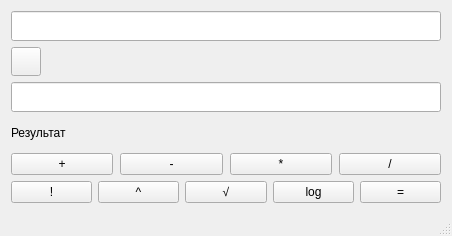
<?xml version="1.0" encoding="UTF-8"?>
<ui version="4.0">
 <class>MainWindow</class>
 <widget class="QMainWindow" name="MainWindow">
  <property name="geometry">
   <rect>
    <x>0</x>
    <y>0</y>
    <width>452</width>
    <height>236</height>
   </rect>
  </property>
  <property name="maximumSize">
   <size>
    <width>452</width>
    <height>236</height>
   </size>
  </property>
  <widget class="QWidget" name="centralWidget">
   <layout class="QVBoxLayout" name="verticalLayout">
    <item>
     <widget class="QLineEdit" name="lineEditNum1">
      <property name="maximumSize">
       <size>
        <width>16777215</width>
        <height>30</height>
       </size>
      </property>
     </widget>
    </item>
    <item>
     <widget class="QPushButton" name="operationButton">
      <property name="maximumSize">
       <size>
        <width>30</width>
        <height>30</height>
       </size>
      </property>
      <property name="iconSize">
       <size>
        <width>20</width>
        <height>20</height>
       </size>
      </property>
     </widget>
    </item>
    <item>
     <widget class="QLineEdit" name="lineEditNum2">
      <property name="maximumSize">
       <size>
        <width>16777215</width>
        <height>30</height>
       </size>
      </property>
     </widget>
    </item>
    <item>
     <widget class="QLabel" name="resultLabel">
      <property name="text">
       <string>Результат</string>
      </property>
     </widget>
    </item>
    <item>
     <layout class="QHBoxLayout" name="horizontalLayout" stretch="0,0,0,0">
      <property name="spacing">
       <number>7</number>
      </property>
      <property name="sizeConstraint">
       <enum>QLayout::SetMaximumSize</enum>
      </property>
      <property name="rightMargin">
       <number>0</number>
      </property>
      <item>
       <widget class="QPushButton" name="addButton">
        <property name="maximumSize">
         <size>
          <width>16777215</width>
          <height>16777215</height>
         </size>
        </property>
        <property name="text">
         <string>+</string>
        </property>
       </widget>
      </item>
      <item>
       <widget class="QPushButton" name="subtractButton">
        <property name="text">
         <string>-</string>
        </property>
       </widget>
      </item>
      <item>
       <widget class="QPushButton" name="multiplyButton">
        <property name="text">
         <string>*</string>
        </property>
       </widget>
      </item>
      <item>
       <widget class="QPushButton" name="divideButton">
        <property name="text">
         <string>/</string>
        </property>
       </widget>
      </item>
     </layout>
    </item>
    <item>
     <layout class="QHBoxLayout" name="horizontalLayout_2">
      <item>
       <widget class="QPushButton" name="factorialButton">
        <property name="text">
         <string>!</string>
        </property>
       </widget>
      </item>
      <item>
       <widget class="QPushButton" name="powerButton">
        <property name="text">
         <string>^</string>
        </property>
       </widget>
      </item>
      <item>
       <widget class="QPushButton" name="rootButton">
        <property name="text">
         <string>√</string>
        </property>
       </widget>
      </item>
      <item>
       <widget class="QPushButton" name="logarithmButton">
        <property name="text">
         <string>log</string>
        </property>
       </widget>
      </item>
      <item>
       <widget class="QPushButton" name="calculateButton">
        <property name="text">
         <string>=</string>
        </property>
       </widget>
      </item>
     </layout>
    </item>
   </layout>
  </widget>
  <widget class="QStatusBar" name="statusBar"/>
 </widget>
 <layoutdefault spacing="6" margin="11"/>
 <resources/>
 <connections/>
</ui>
